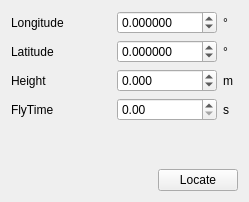
<?xml version="1.0" encoding="UTF-8"?>
<ui version="4.0">
 <class>locate_widget</class>
 <widget class="QWidget" name="locate_widget">
  <property name="geometry">
   <rect>
    <x>0</x>
    <y>0</y>
    <width>249</width>
    <height>202</height>
   </rect>
  </property>
  <property name="sizePolicy">
   <sizepolicy hsizetype="Expanding" vsizetype="Maximum">
    <horstretch>0</horstretch>
    <verstretch>0</verstretch>
   </sizepolicy>
  </property>
  <property name="baseSize">
   <size>
    <width>33</width>
    <height>333</height>
   </size>
  </property>
  <property name="windowTitle">
   <string>Locate</string>
  </property>
  <layout class="QGridLayout" name="gridLayout_2">
   <item row="2" column="0">
    <layout class="QHBoxLayout" name="horizontalLayout">
     <item>
      <spacer name="horizontalSpacer">
       <property name="orientation">
        <enum>Qt::Horizontal</enum>
       </property>
       <property name="sizeHint" stdset="0">
        <size>
         <width>40</width>
         <height>20</height>
        </size>
       </property>
      </spacer>
     </item>
     <item>
      <widget class="QPushButton" name="btn_search">
       <property name="text">
        <string>Locate</string>
       </property>
      </widget>
     </item>
    </layout>
   </item>
   <item row="0" column="0">
    <layout class="QGridLayout" name="gridLayout">
     <item row="2" column="0">
      <widget class="QLabel" name="label_height">
       <property name="text">
        <string>Height</string>
       </property>
      </widget>
     </item>
     <item row="0" column="0">
      <widget class="QLabel" name="label_longitude">
       <property name="text">
        <string>Longitude</string>
       </property>
      </widget>
     </item>
     <item row="1" column="2">
      <widget class="QLabel" name="label_5">
       <property name="minimumSize">
        <size>
         <width>15</width>
         <height>0</height>
        </size>
       </property>
       <property name="maximumSize">
        <size>
         <width>15</width>
         <height>16777215</height>
        </size>
       </property>
       <property name="text">
        <string>°</string>
       </property>
      </widget>
     </item>
     <item row="0" column="2">
      <widget class="QLabel" name="label_4">
       <property name="minimumSize">
        <size>
         <width>15</width>
         <height>0</height>
        </size>
       </property>
       <property name="maximumSize">
        <size>
         <width>15</width>
         <height>16777215</height>
        </size>
       </property>
       <property name="text">
        <string>°</string>
       </property>
      </widget>
     </item>
     <item row="1" column="0">
      <widget class="QLabel" name="label_latitude">
       <property name="text">
        <string>Latitude</string>
       </property>
      </widget>
     </item>
     <item row="2" column="2">
      <widget class="QLabel" name="label_6">
       <property name="minimumSize">
        <size>
         <width>15</width>
         <height>0</height>
        </size>
       </property>
       <property name="maximumSize">
        <size>
         <width>15</width>
         <height>16777215</height>
        </size>
       </property>
       <property name="text">
        <string>m</string>
       </property>
      </widget>
     </item>
     <item row="0" column="1">
      <widget class="QDoubleSpinBox" name="dSpinBox_longitude">
       <property name="decimals">
        <number>6</number>
       </property>
       <property name="minimum">
        <double>-180.000000000000000</double>
       </property>
       <property name="maximum">
        <double>180.000000000000000</double>
       </property>
      </widget>
     </item>
     <item row="2" column="1">
      <widget class="QDoubleSpinBox" name="dSpinBox_height">
       <property name="decimals">
        <number>3</number>
       </property>
       <property name="minimum">
        <double>-11000000.000000000000000</double>
       </property>
       <property name="maximum">
        <double>1000000000.000000000000000</double>
       </property>
      </widget>
     </item>
     <item row="1" column="1">
      <widget class="QDoubleSpinBox" name="dSpinBox_latitude">
       <property name="decimals">
        <number>6</number>
       </property>
       <property name="minimum">
        <double>-90.000000000000000</double>
       </property>
       <property name="maximum">
        <double>90.000000000000000</double>
       </property>
      </widget>
     </item>
     <item row="3" column="0">
      <widget class="QLabel" name="label_flyTime">
       <property name="text">
        <string>FlyTime</string>
       </property>
      </widget>
     </item>
     <item row="3" column="2">
      <widget class="QLabel" name="label_2">
       <property name="minimumSize">
        <size>
         <width>15</width>
         <height>0</height>
        </size>
       </property>
       <property name="maximumSize">
        <size>
         <width>15</width>
         <height>16777215</height>
        </size>
       </property>
       <property name="text">
        <string>s</string>
       </property>
      </widget>
     </item>
     <item row="3" column="1">
      <widget class="QDoubleSpinBox" name="dSpinBox_flyTime"/>
     </item>
    </layout>
   </item>
   <item row="1" column="0">
    <spacer name="verticalSpacer">
     <property name="orientation">
      <enum>Qt::Vertical</enum>
     </property>
     <property name="sizeHint" stdset="0">
      <size>
       <width>20</width>
       <height>40</height>
      </size>
     </property>
    </spacer>
   </item>
  </layout>
 </widget>
 <layoutdefault spacing="6" margin="11"/>
 <resources/>
 <connections/>
</ui>
